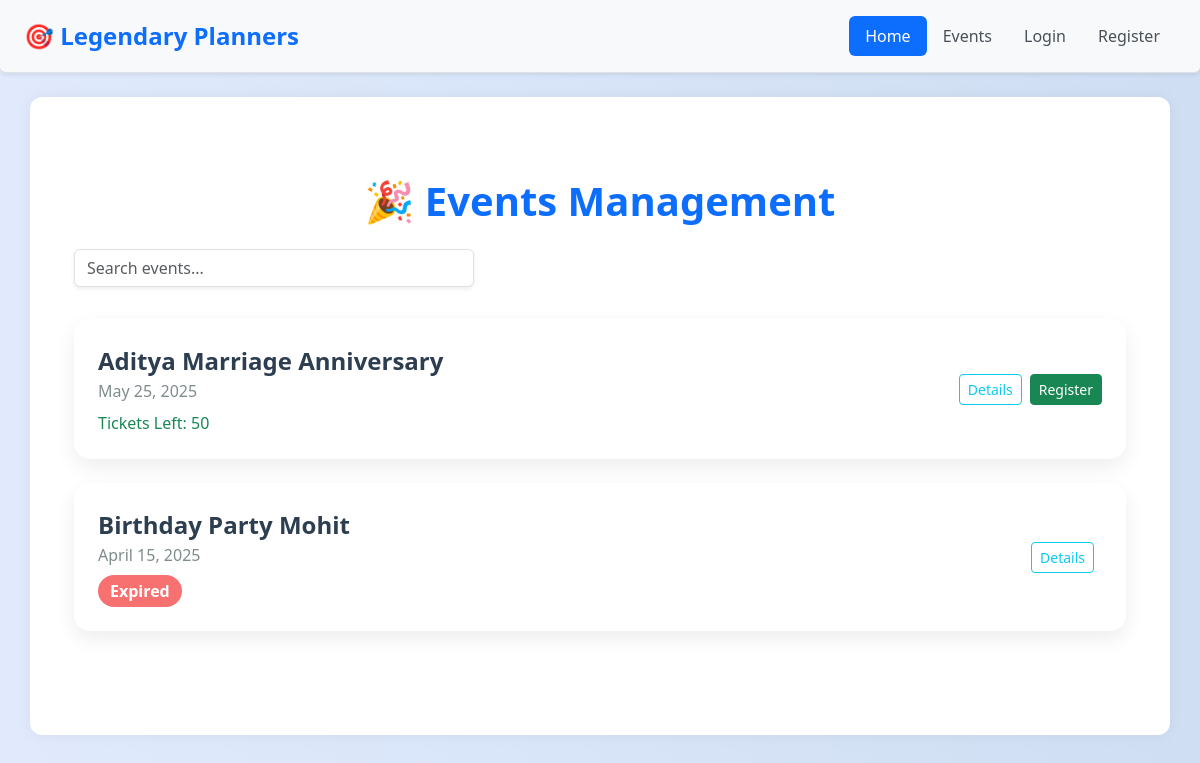
Before: / with the older database file.
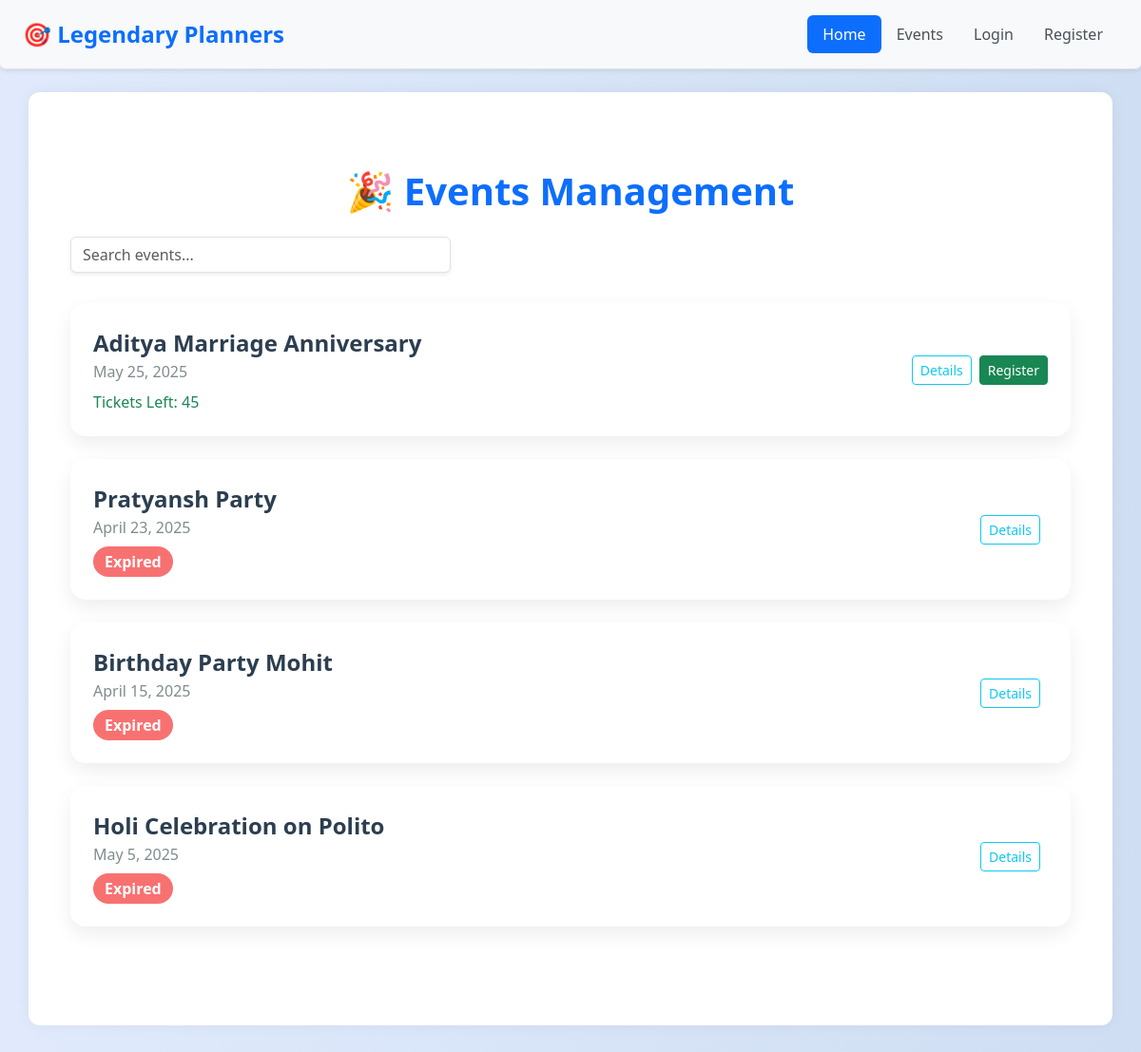
After: the same page with the newer database file.
### events/models.py (models this page shows, shortened)
class Event(models.Model):
    EVENT_STATUS_CHOICES = [
        ('upcoming', 'upcoming'),
        ('ongoing', 'ongoing'),
        ('completed', 'completed')
    ]
    name = models.CharField(max_length=100)
    description = models.TextField()
    date = models.DateField()
    start_time = models.TimeField()
    end_time = models.TimeField()
    is_public = models.BooleanField(default=False)
    location = models.CharField(max_length=100, blank=True, null=True)
    max_participants = models.PositiveIntegerField()
    organizer = models.ForeignKey(
        User, on_delete=models.CASCADE, related_name='organized_events')
    venue = models.ForeignKey(
        Venue, on_delete=models.CASCADE, related_name='events')
    pub_date = models.TimeField(default=now)
    status = models.CharField(
        max_length=10, choices=EVENT_STATUS_CHOICES, default="upcoming")
    def get_remaining_tickets(self):
        tickets = self.tickets.count()
        return max(0, self.max_participants - tickets)

### events/views.py (the view)
# urls.py: path("", views.IndexView.as_view(), name="index"),
class IndexView(generic.ListView):
    template_name = "events/index.html"
    context_object_name = "events"
    def get_queryset(self):
        query = self.request.GET.get("q")
        if query:
            return Event.objects.filter(is_public=True, name__icontains=query).order_by("-pub_date")
        else:
            return Event.objects.filter(is_public=True).order_by("-pub_date")
    def get_context_data(self, **kwargs):
        context = super().get_context_data(**kwargs)
        context['today'] = timezone.now().date()
        return context

### events/templates/events/index.html (shortened to what this page needs)
{% extends "events/base.html" %}
{% load static %}
{% block content %}
<div class="container py-5">
  <h1 class="text-center mb-4 fw-bold text-primary">🎉 Events Management</h1>
  <form class="d-flex justify-content-center search-bar" method="GET" action="{% url 'index' %}" role="search">
    <input type="search" name="q" id="q" class="form-control shadow-sm" placeholder="Search events..." aria-label="Search">
  </form>
  {% if events %}
    {% for event in events %}
      <div class="event-card d-flex justify-content-between align-items-center">
        <div>
          <div class="event-title">{{ event.name }}</div>
          <div class="event-date">{{ event.date }}</div>
          {% if event.date < today %}
            <span class="expired-badge mt-2 d-inline-block">Expired</span>
          {% else %}
            <p class="mt-2 mb-0 text-success">Tickets Left: {{ event.get_remaining_tickets }}</p>
          {% endif %}
        </div>
        <div class="event-actions">
          <a href="{% url 'details' event.id %}" class="btn btn-outline-info btn-sm">Details</a>
          <form action="{% url 'buy-ticket' event.id %}" method="POST" class="d-inline">
            {% if event.date >= today %}
              {% if event.get_remaining_tickets > 0 %}
                <button type="submit" class="btn btn-success btn-sm">Register</button>
              {% else %}
                <button type="button" class="btn btn-secondary btn-sm" disabled>Sold Out</button>
              {% endif %}
            {% endif %}
          </form>
        </div>
      </div>
    {% endfor %}
  {% else %}
    <p class="text-center text-muted">No public events available at the moment.</p>
  {% endif %}
</div>
{% endblock %}

### events/templates/events/base.html (shortened to what this page needs)
<!DOCTYPE html>
{% load static %}
<html lang="en">
  <head>
    <link
      href="https://cdn.jsdelivr.net/npm/bootstrap@5.3.3/dist/css/bootstrap.min.css"
      rel="stylesheet"
    />
  </head>
  <body>
    {% include "events/components/navbar.html" %}
    <main class="container mt-4 mb-5">
      {% block content %}
      {% endblock %}
    </main>
  </body>
</html>

### events/templates/events/components/navbar.html
<header class="d-flex flex-wrap justify-content-between align-items-center py-3 mb-4 border-bottom bg-light shadow-sm px-4 rounded-bottom">
  <a href="/" class="d-flex align-items-center mb-2 mb-lg-0 text-dark text-decoration-none">
    <span class="fs-4 fw-bold text-primary">🎯 Legendary Planners</span>
  </a>
  <ul class="nav nav-pills">
    {% if user.is_authenticated %}
      <li class="nav-item"><a href="/" class="nav-link {% if request.path == '/' %}active{% endif %}">Events</a></li>
      <li class="nav-item"><a href="/dash" class="nav-link {% if request.path == '/dash' %}active{% endif %}">Dashboard</a></li>
      <li class="nav-item"><a href="/profile" class="nav-link {% if request.path == '/profile' %}active{% endif %}">Profile</a></li>
      <li class="nav-item"><a href="/logout" class="nav-link text-danger">Logout</a></li>
    {% else %}
      <li class="nav-item"><a href="/" class="nav-link {% if request.path == '/' %}active{% endif %}">Home</a></li>
      <li class="nav-item"><a href="/" class="nav-link">Events</a></li>
      <li class="nav-item"><a href="/login" class="nav-link {% if request.path == '/login' %}active{% endif %}">Login</a></li>
      <li class="nav-item"><a href="/register" class="nav-link {% if request.path == '/register' %}active{% endif %}">Register</a></li>
    {% endif %}
  </ul>
</header>

### events/templates/events/base.html (style rules this page uses)
body { background: linear-gradient(to right, #e0eafc, #cfdef3); min-height: 100vh; font-family: 'Segoe UI', sans-serif; }
header { background-color: #ffffff; box-shadow: 0 2px 8px rgba(0, 0, 0, 0.05); border-radius: 0 0 10px 10px; }
.nav-link { font-weight: 500; color: #495057; transition: background-color 0.2s ease, color 0.2s ease; }
.nav-link:hover, .nav-link.active { background-color: #0d6efd; color: #ffffff !important; border-radius: 0.375rem; }
main.container { background: #ffffff; padding: 2rem; border-radius: 12px; box-shadow: 0 0 15px rgba(0, 0, 0, 0.05); }
.btn { transition: all 0.2s ease; }

### events/templates/events/index.html (style rules this page uses)
.event-card { background: #fff; border-radius: 1rem; padding: 1.5rem; margin-bottom: 1.5rem; box-shadow: 0 8px 20px rgba(0, 0, 0, 0.07); transition: transform 0.3s ease-in-out; }
.expired-badge { background-color: #f87171; color: white; font-weight: 600; padding: 0.25rem 0.75rem; border-radius: 999px; }
.search-bar { max-width: 400px; margin-bottom: 2rem; }
.event-title { font-size: 1.5rem; font-weight: 600; color: #2c3e50; }
.event-date { font-size: 1rem; color: #7f8c8d; }
.event-actions { display: flex; gap: 0.5rem; flex-wrap: wrap; }

Changed rows visible on the page:
computed for Event "Aditya Marriage Anniversary": get_remaining_tickets "50" → "45"
added Event: name "Pratyansh Party", date "April 23, 2025", shows "Expired"
added Event: name "Holi Celebration on Polito", date "May 5, 2025", shows "Expired"
